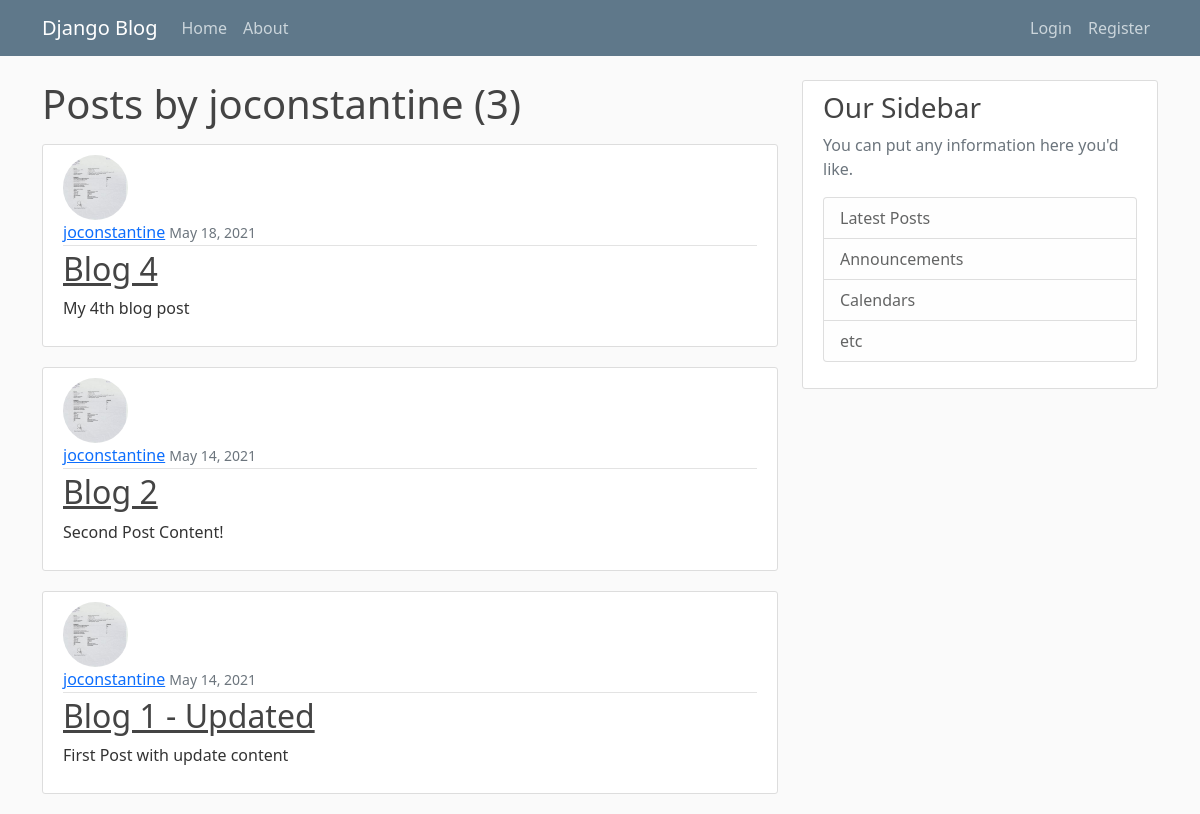
/user/joconstantine, run on an earlier commit of the app's database.
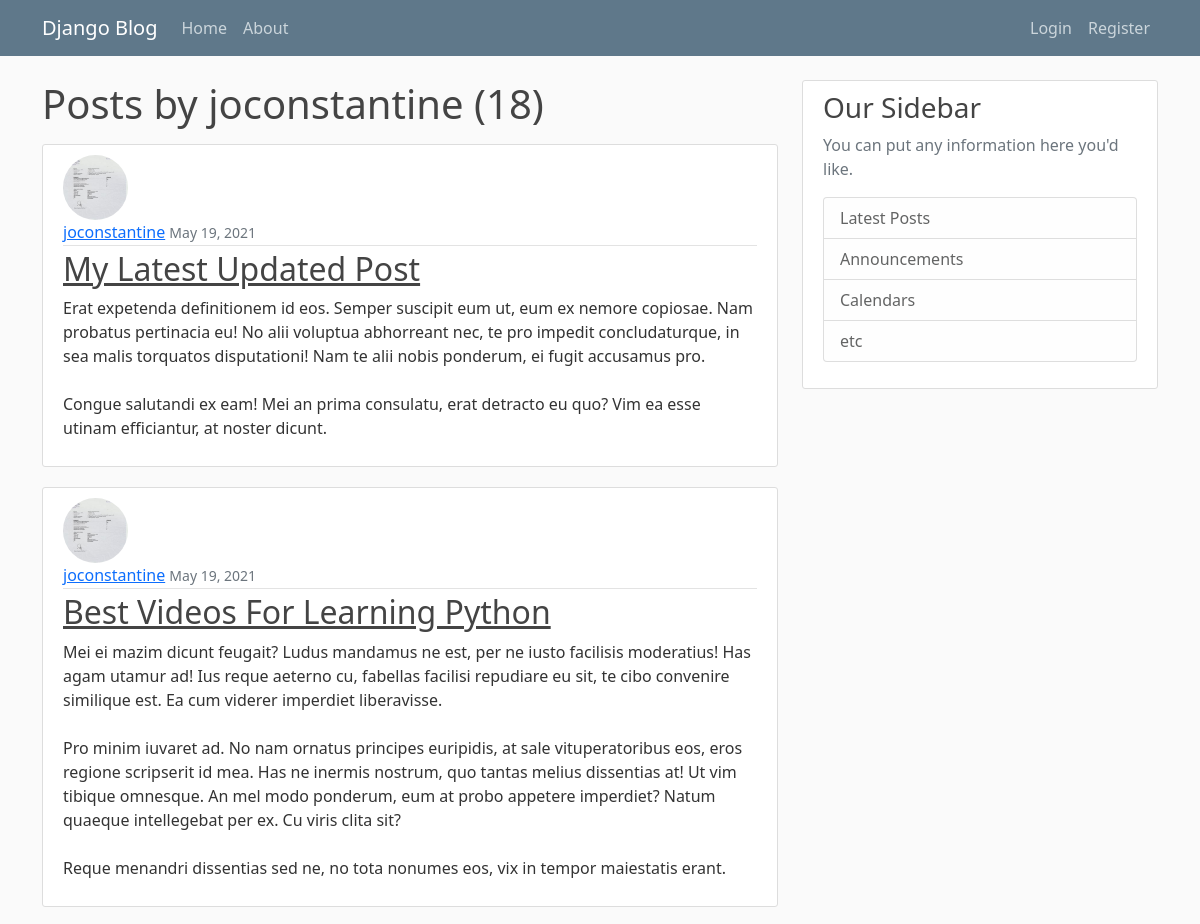
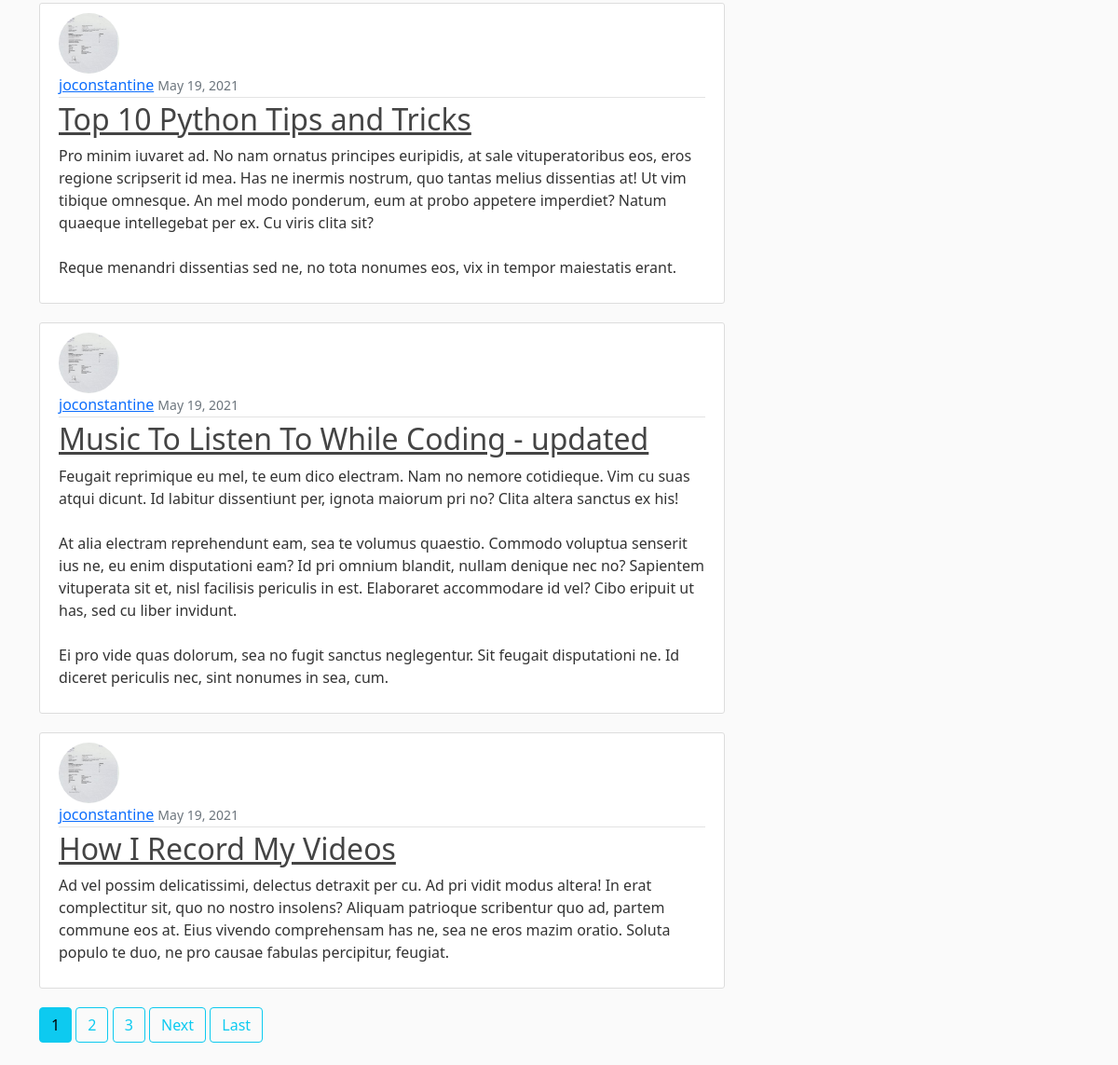
And on a later commit of the database (2 pictures, top to bottom).
### blog/models.py (models this page shows, shortened)
class Post(BaseModel):
    title = models.CharField(max_length=100)
    content = models.TextField()
    date_posted = models.DateTimeField(default=timezone.now)  # default value
    author = models.ForeignKey(User, on_delete=models.CASCADE)

### users/models.py (models this page shows, shortened)
class Profile(BaseModel):
    user: User = models.OneToOneField(User, on_delete=models.CASCADE)  # if user is deleted, delete the profile (1-way)
    image = models.ImageField(default='default.jpg', upload_to='profile_pics')

### blog/views.py (the view)
# urls.py: path('user/<str:username>', UserPostListView.as_view(), name='user-posts'),
class UserPostListView(ListView):
    model = Post
    template_name = 'blog/user_posts.html'  # <app>/<model>_<viewtype>.html
    context_object_name = 'posts'
    paginate_by = 5
    def get_queryset(self):
        user = get_object_or_404(User, username=self.kwargs.get('username'))
        return Post.objects.filter(author=user).order_by('-date_posted')

### blog/templates/blog/user_posts.html (shortened to what this page needs)
{% extends "blog/base.html" %}
{% block content %}
    <h1 class="mb-3">Posts by {{ view.kwargs.username }} ({{ page_obj.paginator.count }})</h1>
    {% for post in posts %}
        <article class="media content-section">
            <img src="{{ post.author.profile.image.url }}" class="rounded-circle article-img">
            <div class="media-body">
                <div class="article-metadata">
                    <a class="mr-2" href="{% url 'user-posts' post.author.username %}">{{ post.author }}</a>
                    <small class="text-muted">{{ post.date_posted | date:'F d, Y' }}</small>
                </div>
                <h2><a class="article-title" href="{% url 'post-detail' post.pk %}">{{ post.title }}</a></h2>
                <p class="article-content">{{ post.content }}</p>
            </div>
        </article>
    {% endfor %}
    {% if is_paginated %}
        {% for num in page_obj.paginator.page_range %}
        {% if page_obj.number == num %}
            <a href="?page={{ num }}"
               class="btn btn-info mb-4">{{ num }}</a>
            {% elif num > page_obj.number|add:'-3' and num < page_obj.number|add:'3' %}
            <a href="?page={{ num }}"
               class="btn btn-outline-info mb-4">{{ num }}</a>
        {% endif %}
        {% endfor %}
        {% if page_obj.has_next %}
            <a href="?page={{ page_obj.next_page_number }}"
               class="btn btn-outline-info mb-4">Next</a>
            <a href="?page={{ page_obj.paginator.num_pages }}"
               class="btn btn-outline-info mb-4">Last</a>
        {% endif %}
    {% endif %}
{% endblock content%}

What changed in the data, as far as the page shows it:
no longer on this page (row unchanged): Post: author.profile.image (picture), author "joconstantine", date_posted "May 18, 2021", title "Blog 4", content "My 4th blog post"
no longer on this page (row unchanged): Post: author.profile.image (picture), author "joconstantine", date_posted "May 14, 2021", title "Blog 2", content "Second Post Content!"
no longer on this page (row unchanged): Post: author.profile.image (picture), author "joconstantine", date_posted "May 14, 2021", title "Blog 1 - Updated", content "First Post with update content"
added Post: author.profile.image (picture), author "joconstantine", date_posted "May 19, 2021", title "My Latest Updated Post", content "Erat expetenda definitionem id eos. Semper suscipit eum ut, eum ex nemore copiosae. Nam probatus pertinacia eu! No alii voluptua abhorreant nec, te pro impedit concludaturque, in sea malis torquatos disputationi! Nam te alii nobis ponderum, ei fugit accusamus pro. Congue salutandi ex eam! Mei an prima consulatu, erat detracto eu quo? Vim ea esse utinam efficiantur, at noster dicunt."
added Post: author.profile.image (picture), author "joconstantine", date_posted "May 19, 2021", title "Best Videos For Learning Python", content "Mei ei mazim dicunt feugait? Ludus mandamus ne est, per ne iusto facilisis moderatius! Has agam utamur ad! Ius reque aeterno cu, fabellas facilisi repudiare eu sit, te cibo convenire similique est. Ea cum viderer imperdiet liberavisse. Pro minim iuvaret ad. No nam ornatus principes euripidis, at sale vituperatoribus eos, eros regione scripserit id mea. Has ne inermis nostrum, quo tantas melius dissentias at! Ut vim tibique omnesque. An mel modo ponderum, eum at probo appetere imperdiet? Natum quaeque intellegebat per ex. Cu viris clita sit? Reque menandri dissentias sed ne, no tota nonumes eos, vix in tempor maiestatis erant."
added Post: author.profile.image (picture), author "joconstantine", date_posted "May 19, 2021", title "Top 10 Python Tips and Tricks", content "Pro minim iuvaret ad. No nam ornatus principes euripidis, at sale vituperatoribus eos, eros regione scripserit id mea. Has ne inermis nostrum, quo tantas melius dissentias at! Ut vim tibique omnesque. An mel modo ponderum, eum at probo appetere imperdiet? Natum quaeque intellegebat per ex. Cu viris clita sit? Reque menandri dissentias sed ne, no tota nonumes eos, vix in tempor maiestatis erant."
added Post: author.profile.image (picture), author "joconstantine", date_posted "May 19, 2021", title "Music To Listen To While Coding - updated", content "Feugait reprimique eu mel, te eum dico electram. Nam no nemore cotidieque. Vim cu suas atqui dicunt. Id labitur dissentiunt per, ignota maiorum pri no? Clita altera sanctus ex his! At alia electram reprehendunt eam, sea te volumus quaestio. Commodo voluptua senserit ius ne, eu enim disputationi eam? Id pri omnium blandit, nullam denique nec no? Sapientem vituperata sit et, nisl facilisis periculis in est. Elaboraret accommodare id vel? Cibo eripuit ut has, sed cu liber invidunt. Ei pro vide quas dolorum, sea no fugit sanctus neglegentur. Sit feugait disputationi ne. Id diceret periculis nec, sint nonumes in sea, cum."
added Post: author.profile.image (picture), author "joconstantine", date_posted "May 19, 2021", title "How I Record My Videos", content "Ad vel possim delicatissimi, delectus detraxit per cu. Ad pri vidit modus altera! In erat complectitur sit, quo no nostro insolens? Aliquam patrioque scribentur quo ad, partem commune eos at. Eius vivendo comprehensam has ne, sea ne eros mazim oratio. Soluta populo te duo, ne pro causae fabulas percipitur, feugiat."
Also different on the page:
{{ page_obj.paginator.count }}: "3" → "18"
new list line: "1"
new list line: "2"
new list line: "3"
text now shown: "Next Last"
